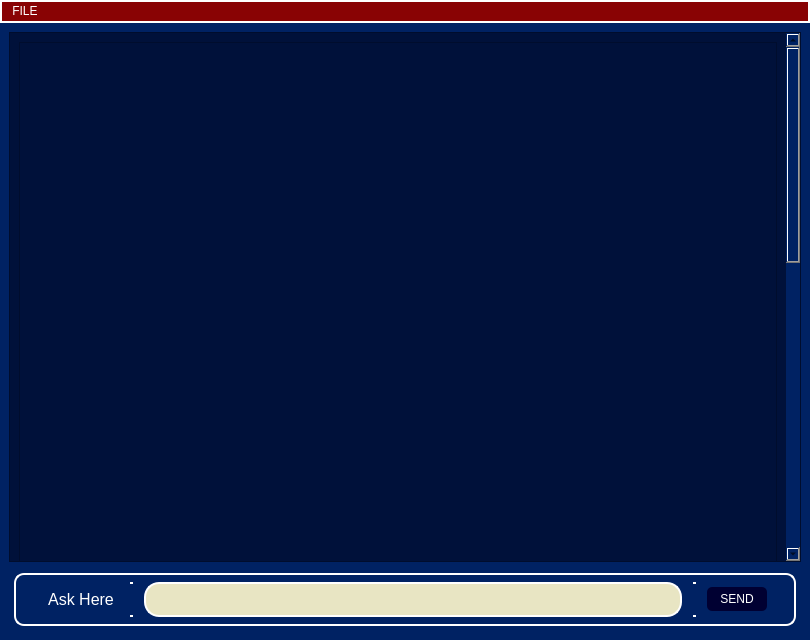
<?xml version="1.0" encoding="UTF-8"?>
<ui version="4.0">
 <class>MainWindow</class>
 <widget class="QMainWindow" name="MainWindow">
  <property name="geometry">
   <rect>
    <x>0</x>
    <y>0</y>
    <width>810</width>
    <height>640</height>
   </rect>
  </property>
  <property name="windowTitle">
   <string>MainWindow</string>
  </property>
  <property name="styleSheet">
   <string notr="true">QMenuBar, QStatusBar{
background-color:rgb(137,3,4);
color:white;
border:2px solid white;
}

</string>
  </property>
  <widget class="QWidget" name="centralwidget">
   <property name="styleSheet">
    <string notr="true">background-color:rgb(0,34,99);</string>
   </property>
   <layout class="QVBoxLayout" name="verticalLayout">
    <item>
     <widget class="QScrollArea" name="scrollArea">
      <property name="styleSheet">
       <string notr="true">*{
	background-color:  rgb(0,17,58);

}
/*VERTICAL SCROLLBAR */ 
QScrollBar:vertical { 
	boder: none;
	background-color: rgb(255,255,255);
	width: 14px;
	margin: 15px 0 15px 0;
	boder-radius: 0px;
}
/*HANDLE BAR VERTICAL */
 QScrollBar::handle:vertical {
	background-color: rgb(137,3,4); 
	min-height: 30px;
	border-radius: 7px;
}
QScrollBar::handle:vertical:hover{ 
	background-color: rgb(110, 13, 37);
}
QScrollBar::handle:vertical:pressed { 	
	background-color: rgb(203, 120, 120);
}

/*BTN TOP-SCROLLBAR */ 
QScrollBar::sub-line:vertical { 
	border: none;
	background-color: rgb(59, 59, 90); 
	height: 15px;
	border-top-left-radius: 7px; 
	border-top-right-radius: 7px; 
	subcontrol-position: top;
	subcontrol-origin: margin;
}
QScrollBar::sub-line:vertical:hover { 
	background-color: rgb(255, 0, 127);
}
QScrollBar::sub-line:vertical:pressed { 
	background-color: rgb(185, 0, 92);
}
/*BTN BOTTOM-SCROLLBAR */
QScrollBar::add-line:vertical { 
	border: none;
	background-color: rgb(59, 59, 90); 
	height: 15px;
	border-bottom-left-radius: 7px; 
	border-bottom-right-radius: 7px;
	subcontrol-position: bottom;
	subcontrol-origin: margin;
}
QScrollBar::add-line:vertical:hover { 
	background-color: rgb(255, 0, 127);
}
QScrollBar::add-line:vertical:pressed { 
	background-color: rgb(185, 0, 92);
}
/*reset arrows*/
QScrollBar::add-page:vertical, QScrollBar::aub-page:vertical {
	 background: none;
}
QScrollBar::add-page:vertical, QScrollBar::sub-page:vertical { 
	background: none;
}</string>
      </property>
      <property name="widgetResizable">
       <bool>true</bool>
      </property>
      <widget class="QWidget" name="scrollAreaWidgetContents">
       <property name="geometry">
        <rect>
         <x>0</x>
         <y>-698</y>
         <width>776</width>
         <height>1218</height>
        </rect>
       </property>
       <layout class="QVBoxLayout" name="verticalLayout_2">
        <item>
         <widget class="QFrame" name="frame">
          <property name="minimumSize">
           <size>
            <width>0</width>
            <height>1200</height>
           </size>
          </property>
          <property name="styleSheet">
           <string notr="true"/>
          </property>
          <property name="frameShape">
           <enum>QFrame::StyledPanel</enum>
          </property>
          <property name="frameShadow">
           <enum>QFrame::Raised</enum>
          </property>
          <layout class="QGridLayout" name="gridLayout">
           <item row="1" column="0">
            <widget class="Line" name="line_3">
             <property name="orientation">
              <enum>Qt::Horizontal</enum>
             </property>
            </widget>
           </item>
           <item row="4" column="0">
            <widget class="QLabel" name="reply_1">
             <property name="minimumSize">
              <size>
               <width>600</width>
               <height>100</height>
              </size>
             </property>
             <property name="maximumSize">
              <size>
               <width>800</width>
               <height>120</height>
              </size>
             </property>
             <property name="font">
              <font>
               <pointsize>14</pointsize>
              </font>
             </property>
             <property name="styleSheet">
              <string notr="true">background-color: rgb(248,242,191);
border-top-left-radius :20px;
border-top-right-radius : 30px; 
border-bottom-right-radius : 30px; 
margin:10px;</string>
             </property>
             <property name="frameShape">
              <enum>QFrame::StyledPanel</enum>
             </property>
             <property name="frameShadow">
              <enum>QFrame::Raised</enum>
             </property>
             <property name="lineWidth">
              <number>3</number>
             </property>
             <property name="midLineWidth">
              <number>3</number>
             </property>
             <property name="text">
              <string>HI!!! How can I help you?</string>
             </property>
             <property name="margin">
              <number>10</number>
             </property>
            </widget>
           </item>
           <item row="2" column="0">
            <widget class="QLabel" name="query_1">
             <property name="minimumSize">
              <size>
               <width>600</width>
               <height>100</height>
              </size>
             </property>
             <property name="maximumSize">
              <size>
               <width>800</width>
               <height>120</height>
              </size>
             </property>
             <property name="font">
              <font>
               <pointsize>14</pointsize>
              </font>
             </property>
             <property name="styleSheet">
              <string notr="true">background-color: rgb(232,229,195) ;
border-top-left-radius :30px;
border-top-right-radius : 20px; 
border-bottom-left-radius : 30px; 
margin:10px;</string>
             </property>
             <property name="frameShape">
              <enum>QFrame::StyledPanel</enum>
             </property>
             <property name="frameShadow">
              <enum>QFrame::Raised</enum>
             </property>
             <property name="lineWidth">
              <number>3</number>
             </property>
             <property name="midLineWidth">
              <number>3</number>
             </property>
             <property name="text">
              <string>HI!!!</string>
             </property>
             <property name="alignment">
              <set>Qt::AlignRight|Qt::AlignTrailing|Qt::AlignVCenter</set>
             </property>
             <property name="wordWrap">
              <bool>false</bool>
             </property>
             <property name="margin">
              <number>10</number>
             </property>
            </widget>
           </item>
           <item row="0" column="0">
            <spacer name="verticalSpacer">
             <property name="orientation">
              <enum>Qt::Vertical</enum>
             </property>
             <property name="sizeHint" stdset="0">
              <size>
               <width>20</width>
               <height>40</height>
              </size>
             </property>
            </spacer>
           </item>
          </layout>
         </widget>
        </item>
       </layout>
      </widget>
     </widget>
    </item>
    <item>
     <widget class="QWidget" name="horizontalWidget" native="true">
      <property name="styleSheet">
       <string notr="true">margin:5px;
padding:5px;
border:2px solid white;
border-radius:10px;</string>
      </property>
      <layout class="QHBoxLayout" name="horizontalLayout">
       <item>
        <spacer name="horizontalSpacer">
         <property name="orientation">
          <enum>Qt::Horizontal</enum>
         </property>
         <property name="sizeType">
          <enum>QSizePolicy::Preferred</enum>
         </property>
         <property name="sizeHint" stdset="0">
          <size>
           <width>20</width>
           <height>20</height>
          </size>
         </property>
        </spacer>
       </item>
       <item>
        <widget class="QLabel" name="label">
         <property name="font">
          <font>
           <pointsize>12</pointsize>
          </font>
         </property>
         <property name="styleSheet">
          <string notr="true">border:none;
color:white;</string>
         </property>
         <property name="text">
          <string>Ask Here</string>
         </property>
         <property name="textFormat">
          <enum>Qt::AutoText</enum>
         </property>
         <property name="alignment">
          <set>Qt::AlignCenter</set>
         </property>
         <property name="margin">
          <number>5</number>
         </property>
        </widget>
       </item>
       <item>
        <widget class="Line" name="line">
         <property name="orientation">
          <enum>Qt::Vertical</enum>
         </property>
        </widget>
       </item>
       <item>
        <widget class="QLineEdit" name="lineEdit">
         <property name="enabled">
          <bool>true</bool>
         </property>
         <property name="font">
          <font>
           <pointsize>12</pointsize>
          </font>
         </property>
         <property name="styleSheet">
          <string notr="true">border-radius:15px;
background-color: rgb(232,229,195);
</string>
         </property>
        </widget>
       </item>
       <item>
        <widget class="Line" name="line_2">
         <property name="orientation">
          <enum>Qt::Vertical</enum>
         </property>
        </widget>
       </item>
       <item>
        <widget class="QPushButton" name="pushButton">
         <property name="minimumSize">
          <size>
           <width>70</width>
           <height>0</height>
          </size>
         </property>
         <property name="styleSheet">
          <string notr="true">background-color:rgb(0, 0, 50);
color: white;
border-radius:5px;
padding:5px;
border: 0px </string>
         </property>
         <property name="text">
          <string>SEND</string>
         </property>
        </widget>
       </item>
       <item>
        <spacer name="horizontalSpacer_2">
         <property name="orientation">
          <enum>Qt::Horizontal</enum>
         </property>
         <property name="sizeType">
          <enum>QSizePolicy::Preferred</enum>
         </property>
         <property name="sizeHint" stdset="0">
          <size>
           <width>20</width>
           <height>20</height>
          </size>
         </property>
        </spacer>
       </item>
      </layout>
     </widget>
    </item>
   </layout>
  </widget>
  <widget class="QMenuBar" name="menubar">
   <property name="geometry">
    <rect>
     <x>0</x>
     <y>0</y>
     <width>810</width>
     <height>26</height>
    </rect>
   </property>
   <widget class="QMenu" name="menuFILE">
    <property name="styleSheet">
     <string notr="true"/>
    </property>
    <property name="title">
     <string>FILE</string>
    </property>
    <addaction name="actionRestart"/>
   </widget>
   <addaction name="menuFILE"/>
  </widget>
  <action name="actionRestart">
   <property name="text">
    <string>Restart</string>
   </property>
  </action>
 </widget>
 <resources/>
 <connections/>
</ui>
